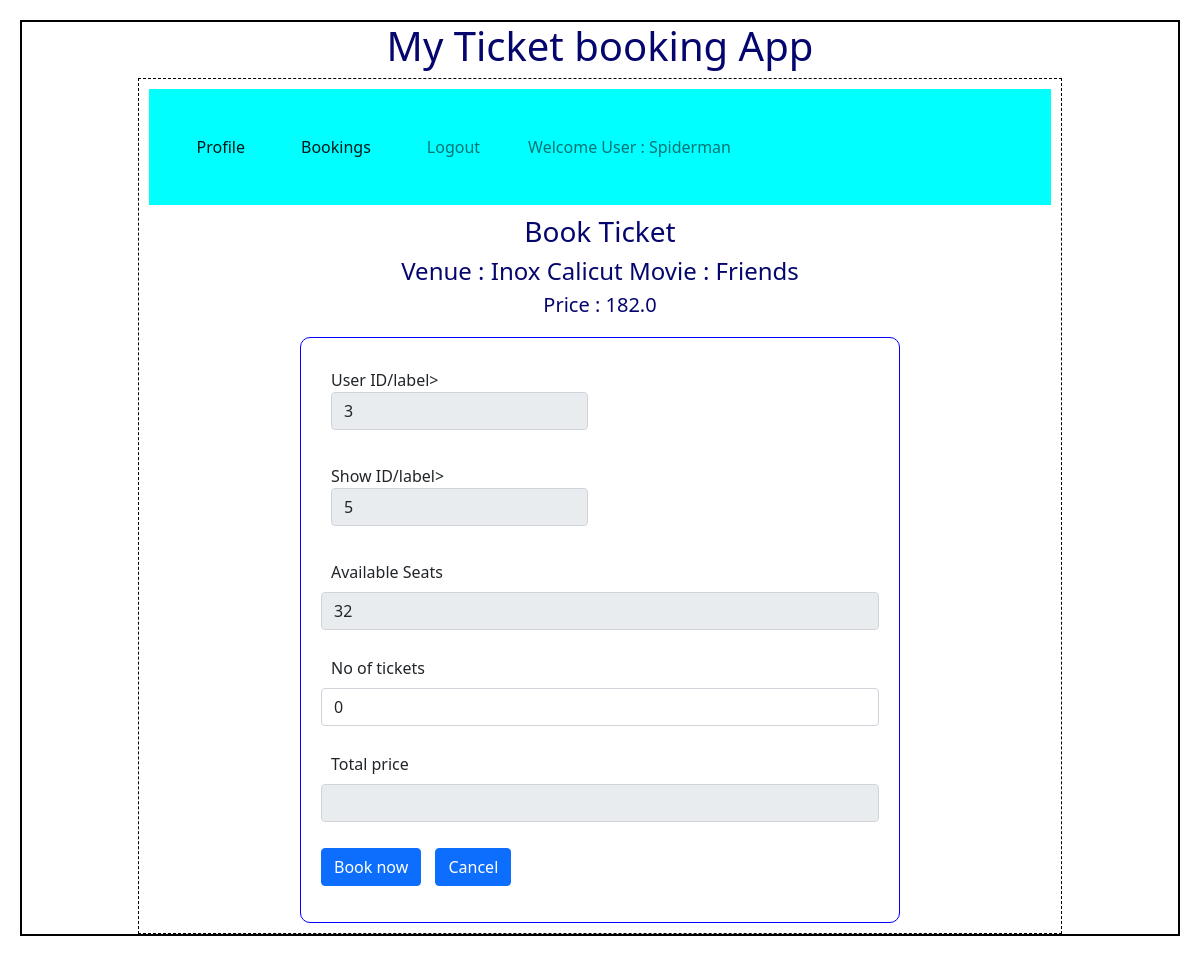
Screenshot of /book_ticket/3/5/Spiderman with the database file from the repository.
### backend/models.py (models this page shows)
class Theatre(db.Model):
    __tablename__ = "theatre"
    id =db.Column(db.Integer,primary_key = True)
    name =db.Column(db.String, unique=True,nullable=False)
    location = db.Column(db.String,nullable=False)
    pin_code = db.Column(db.Integer,nullable=False)
    capacity = db.Column(db.Integer,nullable=False)
    venue_pic_url = db.Column(db.String,nullable=True,default="None")
    shows = db.relationship("Show",cascade="all,delete",backref="theatre",lazy=True)

class Show(db.Model):
    __tablename__ = "show"
    id =db.Column(db.Integer,primary_key = True)
    name =db.Column(db.String, unique=True,nullable=False)
    tags = db.Column(db.String,nullable=False)
    rating = db.Column(db.Integer,default=0)
    tkt_price = db.Column(db.Float,default=0.0)
    date_time = db.Column(db.DateTime,nullable=False)
    theatre_id =  db.Column(db.Integer,db.ForeignKey("theatre.id"),nullable=False)

### backend/controllers.py (the view)
@app.route("/book_ticket/<uid>/<sid>/<name>",methods=["GET","POST"])
def book_ticket(uid,sid,name):
    if request.method == "POST":
        no_tickets = request.form.get('no_tickets')
        new_ticket = Ticket(no_of_tickets = no_tickets,sl_nos=" ",user_id=uid,show_id=sid)
        db.session.add(new_ticket)
        db.session.commit()
        return redirect(url_for("user_dashboard",id=uid, name=name))
    show = Show.query.filter_by(id=sid).first()
    theatre = Theatre.query.filter_by(id = show.theatre_id).first()
    available_seats = theatre.capacity
    book_tickets = Ticket.query.with_entities(func.sum(Ticket.no_of_tickets)).group_by(Ticket.show_id).filter_by(show_id=sid).first()
    book_ticket
    if book_tickets:
        available_seats -=book_tickets[0]
    return render_template("book_ticket.html",uid=uid,sid=sid,name=name,tname=theatre.name,sname=show.name,available_seats=available_seats,tkt_price=show.tkt_price)

### templates/book_ticket.html (shortened to what this page needs)
{%extends "user_layout.html"%}
{%block conten%}
                <div class="center"> <h3>Book Ticket</h3> </div>
                <div class="center"><h4>Venue : {{tname}} Movie : {{sname}}</h4> </div>
                <div class="center"><h5>Price : {{tkt_price}} </h5> </div>
                <form action="/book_ticket/{{uid}}/{{sid}}/{{name}}" method ="POST">
                <div class="input_form">
                    <div class="mb-3">
                        <label for="name" class="form-label">User ID/label>
                        <input type="text" class="form-control" name="uid" id="uid" value="{{uid}}" readonly>
                    </div>
                    <div class="mb-3">
                        <label for="name" class="form-label">Show ID/label>
                        <input type="text" class="form-control" name="sid" id="sid" value="{{sid}}" readonly>
                    </div>
                    <div class="mb-3">
                        <label for="name" class="form-label">Available Seats  </label>
                        <input type="text" class="form-control" name="available_seats" id="available_seats" value="{{available_seats}}" readonly>
                    </div>
                    {%if available_seats == 0%}
                    <div class="mb-3">
                        <label for="name" class="form-label">No seats available!!/label>
                    </div>
                    {%else%}
                    <div class="mb-3">
                        <label for="name" class="form-label">No of tickets</label>
                        <input type="text" class="form-control" name="no_tickets" id="no_tickets" value="0" onblur="calculateTotalPrice('{{tkt_price}}')">
                    </div>
                    {%endif%}
                    <div class="mb-3">
                        <label for="name" class="form-label">Total price</label>
                        <input type="text" class="form-control" name="totol_price" id="totol_price" readonly>
                    </div>
                    <div class="mb-3">
                        <button type="submit" class="btn btn-primary">Book now</button>
                        <a href="/user /{{name}}" type="button" class="btn btn-primary" > Cancel</a>
                    </div>
                </div>
            </form>
{%endblock%}

### static/styles/main.css (style rules this page uses)
* { margin: 10px; }
.input_form { border: 1px solid blue; width: 600px; height: 700px; height: auto; margin:auto; margin-top:20px; padding: 10px; border-radius: 10px; font-size: 16px; text-align: justify; }
.center { text-align: center; margin: auto; color: rgb(5,5,110); }

### rows the page displays
Theatre: name "Inox Calicut"
Show: name "Friends", tkt_price "182.0"

### other values shown
{{ name }} "Spiderman"
